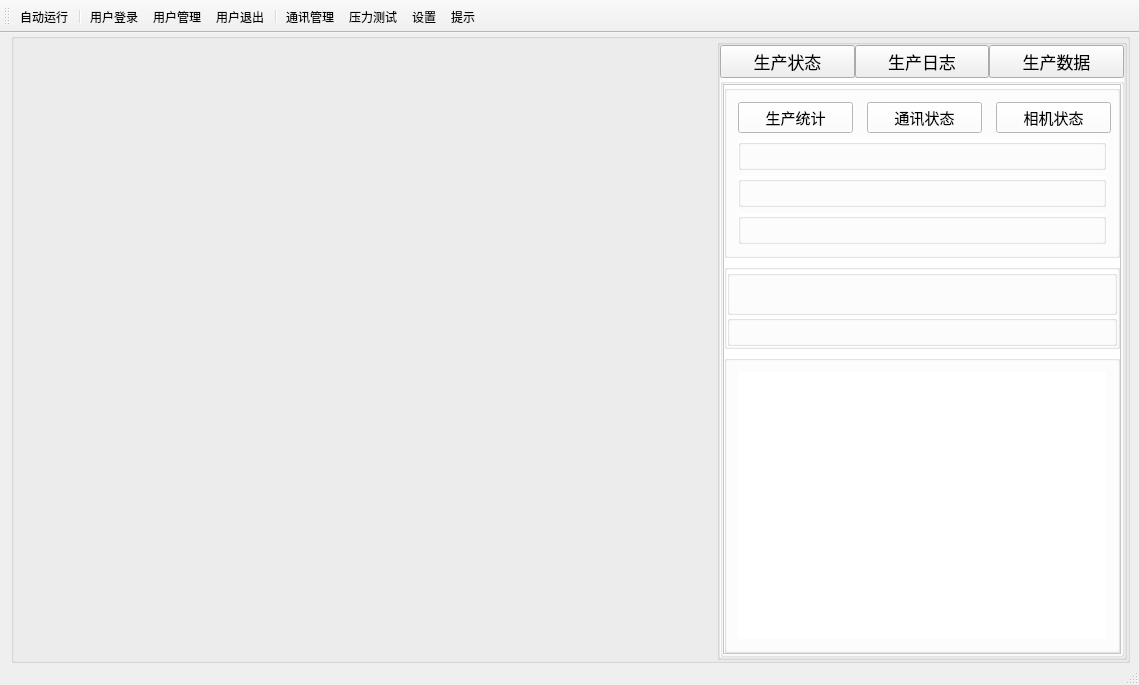
<?xml version="1.0" encoding="UTF-8"?>
<ui version="4.0">
 <class>MainWindows</class>
 <widget class="QMainWindow" name="MainWindows">
  <property name="geometry">
   <rect>
    <x>0</x>
    <y>0</y>
    <width>1139</width>
    <height>685</height>
   </rect>
  </property>
  <property name="windowTitle">
   <string>QTandOpencv</string>
  </property>
  <property name="windowIcon">
   <iconset>
    <normaloff>myfile/mydrawing.png</normaloff>myfile/mydrawing.png</iconset>
  </property>
  <widget class="QWidget" name="centralWidget">
   <property name="styleSheet">
    <string notr="true"/>
   </property>
   <layout class="QHBoxLayout" name="horizontalLayout_2">
    <property name="spacing">
     <number>0</number>
    </property>
    <property name="topMargin">
     <number>0</number>
    </property>
    <property name="rightMargin">
     <number>9</number>
    </property>
    <property name="bottomMargin">
     <number>0</number>
    </property>
    <item>
     <widget class="QGroupBox" name="groupBox_left">
      <property name="minimumSize">
       <size>
        <width>0</width>
        <height>0</height>
       </size>
      </property>
      <property name="title">
       <string/>
      </property>
      <layout class="QGridLayout" name="gridLayout_3">
       <property name="leftMargin">
        <number>0</number>
       </property>
       <property name="topMargin">
        <number>0</number>
       </property>
       <property name="rightMargin">
        <number>0</number>
       </property>
       <property name="bottomMargin">
        <number>0</number>
       </property>
       <property name="spacing">
        <number>0</number>
       </property>
       <item row="0" column="0">
        <layout class="QHBoxLayout" name="zzzlyout">
         <property name="spacing">
          <number>0</number>
         </property>
         <item>
          <widget class="QLabel" name="label">
           <property name="text">
            <string/>
           </property>
          </widget>
         </item>
        </layout>
       </item>
       <item row="0" column="1">
        <widget class="QGroupBox" name="groupBox_right">
         <property name="minimumSize">
          <size>
           <width>410</width>
           <height>0</height>
          </size>
         </property>
         <property name="maximumSize">
          <size>
           <width>410</width>
           <height>16777215</height>
          </size>
         </property>
         <property name="title">
          <string/>
         </property>
         <layout class="QGridLayout" name="gridLayout_2">
          <property name="leftMargin">
           <number>0</number>
          </property>
          <property name="topMargin">
           <number>0</number>
          </property>
          <property name="rightMargin">
           <number>0</number>
          </property>
          <property name="bottomMargin">
           <number>0</number>
          </property>
          <property name="spacing">
           <number>0</number>
          </property>
          <item row="1" column="0">
           <widget class="QGroupBox" name="groupBox_3">
            <property name="styleSheet">
             <string notr="true">background-color: rgb(255, 255, 255);</string>
            </property>
            <property name="title">
             <string/>
            </property>
            <layout class="QGridLayout" name="gridLayout_4">
             <property name="leftMargin">
              <number>0</number>
             </property>
             <property name="topMargin">
              <number>0</number>
             </property>
             <property name="rightMargin">
              <number>0</number>
             </property>
             <property name="bottomMargin">
              <number>0</number>
             </property>
             <item row="0" column="0">
              <widget class="QScrollArea" name="scrollArea">
               <property name="widgetResizable">
                <bool>true</bool>
               </property>
               <widget class="QWidget" name="scrollAreaWidgetContents">
                <property name="geometry">
                 <rect>
                  <x>0</x>
                  <y>0</y>
                  <width>404</width>
                  <height>548</height>
                 </rect>
                </property>
                <layout class="QGridLayout" name="gridLayout">
                 <property name="leftMargin">
                  <number>0</number>
                 </property>
                 <property name="topMargin">
                  <number>0</number>
                 </property>
                 <property name="rightMargin">
                  <number>0</number>
                 </property>
                 <property name="bottomMargin">
                  <number>0</number>
                 </property>
                 <item row="2" column="0">
                  <widget class="QGroupBox" name="groupBox_textdisplay">
                   <property name="styleSheet">
                    <string notr="true">background-color: rgb(255, 255, 255);</string>
                   </property>
                   <property name="title">
                    <string/>
                   </property>
                   <layout class="QGridLayout" name="gridLayout_5">
                    <item row="0" column="0">
                     <widget class="QPlainTextEdit" name="textdisplay">
                      <property name="enabled">
                       <bool>true</bool>
                      </property>
                      <property name="minimumSize">
                       <size>
                        <width>350</width>
                        <height>0</height>
                       </size>
                      </property>
                      <property name="font">
                       <font>
                        <pointsize>11</pointsize>
                       </font>
                      </property>
                      <property name="frameShape">
                       <enum>QFrame::NoFrame</enum>
                      </property>
                      <property name="readOnly">
                       <bool>true</bool>
                      </property>
                     </widget>
                    </item>
                   </layout>
                  </widget>
                 </item>
                 <item row="0" column="0">
                  <widget class="QGroupBox" name="groupBox_state">
                   <property name="minimumSize">
                    <size>
                     <width>350</width>
                     <height>0</height>
                    </size>
                   </property>
                   <property name="styleSheet">
                    <string notr="true">background-color: rgb(255, 255, 255);</string>
                   </property>
                   <property name="title">
                    <string/>
                   </property>
                   <layout class="QGridLayout" name="gridLayout_6">
                    <item row="0" column="0">
                     <layout class="QHBoxLayout" name="horizontalLayout">
                      <property name="spacing">
                       <number>19</number>
                      </property>
                      <item>
                       <widget class="QPushButton" name="btnPruduction">
                        <property name="minimumSize">
                         <size>
                          <width>115</width>
                          <height>0</height>
                         </size>
                        </property>
                        <property name="maximumSize">
                         <size>
                          <width>16777215</width>
                          <height>16777215</height>
                         </size>
                        </property>
                        <property name="font">
                         <font>
                          <pointsize>11</pointsize>
                         </font>
                        </property>
                        <property name="cursor">
                         <cursorShape>ArrowCursor</cursorShape>
                        </property>
                        <property name="text">
                         <string>生产统计</string>
                        </property>
                        <property name="icon">
                         <iconset>
                          <normaloff>myfile/images/Mabe/cart.jpg</normaloff>myfile/images/Mabe/cart.jpg</iconset>
                        </property>
                        <property name="iconSize">
                         <size>
                          <width>20</width>
                          <height>20</height>
                         </size>
                        </property>
                        <property name="checkable">
                         <bool>true</bool>
                        </property>
                        <property name="checked">
                         <bool>false</bool>
                        </property>
                        <property name="autoExclusive">
                         <bool>true</bool>
                        </property>
                       </widget>
                      </item>
                      <item>
                       <widget class="QPushButton" name="btnCommunication">
                        <property name="minimumSize">
                         <size>
                          <width>115</width>
                          <height>0</height>
                         </size>
                        </property>
                        <property name="font">
                         <font>
                          <pointsize>11</pointsize>
                         </font>
                        </property>
                        <property name="cursor">
                         <cursorShape>ArrowCursor</cursorShape>
                        </property>
                        <property name="mouseTracking">
                         <bool>false</bool>
                        </property>
                        <property name="text">
                         <string>通讯状态</string>
                        </property>
                        <property name="icon">
                         <iconset>
                          <normaloff>myfile/images/signal.jpg</normaloff>myfile/images/signal.jpg</iconset>
                        </property>
                        <property name="iconSize">
                         <size>
                          <width>20</width>
                          <height>20</height>
                         </size>
                        </property>
                        <property name="checkable">
                         <bool>true</bool>
                        </property>
                        <property name="autoExclusive">
                         <bool>true</bool>
                        </property>
                       </widget>
                      </item>
                      <item>
                       <widget class="QPushButton" name="btnCammer">
                        <property name="minimumSize">
                         <size>
                          <width>115</width>
                          <height>0</height>
                         </size>
                        </property>
                        <property name="font">
                         <font>
                          <pointsize>11</pointsize>
                         </font>
                        </property>
                        <property name="cursor">
                         <cursorShape>ArrowCursor</cursorShape>
                        </property>
                        <property name="text">
                         <string>相机状态</string>
                        </property>
                        <property name="icon">
                         <iconset>
                          <normaloff>myfile/images/camera.jpg</normaloff>myfile/images/camera.jpg</iconset>
                        </property>
                        <property name="iconSize">
                         <size>
                          <width>20</width>
                          <height>20</height>
                         </size>
                        </property>
                        <property name="checkable">
                         <bool>true</bool>
                        </property>
                        <property name="autoExclusive">
                         <bool>true</bool>
                        </property>
                       </widget>
                      </item>
                     </layout>
                    </item>
                    <item row="1" column="0">
                     <widget class="QGroupBox" name="groupBox_Camer">
                      <property name="title">
                       <string/>
                      </property>
                      <layout class="QGridLayout" name="gridLayout_7"/>
                     </widget>
                    </item>
                    <item row="2" column="0">
                     <widget class="QGroupBox" name="groupBox_Comunication">
                      <property name="title">
                       <string/>
                      </property>
                      <layout class="QGridLayout" name="gridLayout_8"/>
                     </widget>
                    </item>
                    <item row="3" column="0">
                     <widget class="QGroupBox" name="groupBox_production">
                      <property name="title">
                       <string/>
                      </property>
                      <layout class="QGridLayout" name="gridLayout_9"/>
                     </widget>
                    </item>
                   </layout>
                  </widget>
                 </item>
                 <item row="1" column="0">
                  <widget class="QGroupBox" name="groupBox_data">
                   <property name="styleSheet">
                    <string notr="true">background-color: rgb(255, 255, 255);</string>
                   </property>
                   <property name="title">
                    <string/>
                   </property>
                   <layout class="QGridLayout" name="gridLayout_10">
                    <property name="leftMargin">
                     <number>0</number>
                    </property>
                    <property name="topMargin">
                     <number>0</number>
                    </property>
                    <property name="rightMargin">
                     <number>0</number>
                    </property>
                    <property name="bottomMargin">
                     <number>0</number>
                    </property>
                    <property name="spacing">
                     <number>0</number>
                    </property>
                    <item row="0" column="0">
                     <widget class="QGroupBox" name="groupBox_databtn">
                      <property name="minimumSize">
                       <size>
                        <width>0</width>
                        <height>45</height>
                       </size>
                      </property>
                      <property name="maximumSize">
                       <size>
                        <width>999999</width>
                        <height>45</height>
                       </size>
                      </property>
                      <property name="title">
                       <string/>
                      </property>
                     </widget>
                    </item>
                    <item row="1" column="0">
                     <widget class="QGroupBox" name="groupBox_datatable">
                      <property name="title">
                       <string/>
                      </property>
                     </widget>
                    </item>
                   </layout>
                  </widget>
                 </item>
                </layout>
               </widget>
              </widget>
             </item>
            </layout>
           </widget>
          </item>
          <item row="0" column="0">
           <layout class="QHBoxLayout" name="horizontalLayout_3" stretch="0,0,0">
            <property name="spacing">
             <number>0</number>
            </property>
            <item>
             <widget class="QPushButton" name="production">
              <property name="font">
               <font>
                <pointsize>13</pointsize>
               </font>
              </property>
              <property name="cursor">
               <cursorShape>ArrowCursor</cursorShape>
              </property>
              <property name="contextMenuPolicy">
               <enum>Qt::DefaultContextMenu</enum>
              </property>
              <property name="layoutDirection">
               <enum>Qt::LeftToRight</enum>
              </property>
              <property name="text">
               <string>生产状态</string>
              </property>
              <property name="icon">
               <iconset>
                <normaloff>myfile/images/Mabe/cards.jpg</normaloff>myfile/images/Mabe/cards.jpg</iconset>
              </property>
              <property name="iconSize">
               <size>
                <width>24</width>
                <height>24</height>
               </size>
              </property>
             </widget>
            </item>
            <item>
             <widget class="QPushButton" name="dayNoteBook">
              <property name="font">
               <font>
                <pointsize>13</pointsize>
               </font>
              </property>
              <property name="cursor">
               <cursorShape>ArrowCursor</cursorShape>
              </property>
              <property name="text">
               <string>生产日志</string>
              </property>
              <property name="icon">
               <iconset>
                <normaloff>myfile/images/Mabe/book-opened.jpg</normaloff>myfile/images/Mabe/book-opened.jpg</iconset>
              </property>
              <property name="iconSize">
               <size>
                <width>24</width>
                <height>24</height>
               </size>
              </property>
             </widget>
            </item>
            <item>
             <widget class="QPushButton" name="data">
              <property name="font">
               <font>
                <pointsize>13</pointsize>
               </font>
              </property>
              <property name="cursor">
               <cursorShape>ArrowCursor</cursorShape>
              </property>
              <property name="text">
               <string>生产数据</string>
              </property>
              <property name="icon">
               <iconset>
                <normaloff>myfile/images/Mabe/chart.jpg</normaloff>myfile/images/Mabe/chart.jpg</iconset>
              </property>
              <property name="iconSize">
               <size>
                <width>24</width>
                <height>24</height>
               </size>
              </property>
             </widget>
            </item>
           </layout>
          </item>
         </layout>
        </widget>
       </item>
      </layout>
     </widget>
    </item>
   </layout>
  </widget>
  <widget class="QMenuBar" name="menuBar">
   <property name="geometry">
    <rect>
     <x>0</x>
     <y>0</y>
     <width>1139</width>
     <height>23</height>
    </rect>
   </property>
  </widget>
  <widget class="QStatusBar" name="statusBar">
   <property name="sizeGripEnabled">
    <bool>true</bool>
   </property>
  </widget>
  <widget class="QToolBar" name="toolBar">
   <property name="windowTitle">
    <string>toolBar</string>
   </property>
   <property name="toolButtonStyle">
    <enum>Qt::ToolButtonTextUnderIcon</enum>
   </property>
   <attribute name="toolBarArea">
    <enum>TopToolBarArea</enum>
   </attribute>
   <attribute name="toolBarBreak">
    <bool>false</bool>
   </attribute>
   <addaction name="actionStart"/>
   <addaction name="separator"/>
   <addaction name="actionUserSign"/>
   <addaction name="actionUseradmini"/>
   <addaction name="actionExitSign"/>
   <addaction name="separator"/>
   <addaction name="actionCommunication"/>
   <addaction name="actionAllUseDemo"/>
   <addaction name="actionSetting"/>
   <addaction name="actionTips"/>
  </widget>
  <action name="actionCommunication">
   <property name="icon">
    <iconset>
     <normaloff>myfile/images/signal.jpg</normaloff>myfile/images/signal.jpg</iconset>
   </property>
   <property name="text">
    <string>Communication</string>
   </property>
   <property name="iconText">
    <string>通讯管理</string>
   </property>
   <property name="shortcut">
    <string>F6</string>
   </property>
  </action>
  <action name="actionUserSign">
   <property name="icon">
    <iconset>
     <normaloff>myfile/images/person.jpg</normaloff>myfile/images/person.jpg</iconset>
   </property>
   <property name="text">
    <string>UserSign</string>
   </property>
   <property name="iconText">
    <string>用户登录</string>
   </property>
   <property name="shortcut">
    <string>F2</string>
   </property>
  </action>
  <action name="actionExitSign">
   <property name="enabled">
    <bool>true</bool>
   </property>
   <property name="icon">
    <iconset>
     <normaloff>myfile/images/skull.jpg</normaloff>myfile/images/skull.jpg</iconset>
   </property>
   <property name="text">
    <string>ExitSign</string>
   </property>
   <property name="iconText">
    <string>用户退出</string>
   </property>
  </action>
  <action name="actionClose">
   <property name="icon">
    <iconset>
     <normaloff>myfile/images/power.jpg</normaloff>myfile/images/power.jpg</iconset>
   </property>
   <property name="text">
    <string>Close</string>
   </property>
  </action>
  <action name="actionUseradmini">
   <property name="icon">
    <iconset>
     <normaloff>myfile/images/people.jpg</normaloff>myfile/images/people.jpg</iconset>
   </property>
   <property name="text">
    <string>Useradmini</string>
   </property>
   <property name="iconText">
    <string>用户管理</string>
   </property>
  </action>
  <action name="actionSetting">
   <property name="icon">
    <iconset>
     <normaloff>myfile/images/settings.jpg</normaloff>myfile/images/settings.jpg</iconset>
   </property>
   <property name="text">
    <string>Setting</string>
   </property>
   <property name="iconText">
    <string>设置</string>
   </property>
   <property name="shortcut">
    <string>F3</string>
   </property>
  </action>
  <action name="actionTips">
   <property name="icon">
    <iconset>
     <normaloff>myfile/images/help.jpg</normaloff>myfile/images/help.jpg</iconset>
   </property>
   <property name="text">
    <string>Tips</string>
   </property>
   <property name="iconText">
    <string>提示</string>
   </property>
   <property name="shortcut">
    <string>F1</string>
   </property>
  </action>
  <action name="actionAllUseDemo">
   <property name="checkable">
    <bool>true</bool>
   </property>
   <property name="icon">
    <iconset>
     <normaloff>myfile/images/Mabe/anchor.jpg</normaloff>myfile/images/Mabe/anchor.jpg</iconset>
   </property>
   <property name="text">
    <string>AllUseDemo</string>
   </property>
   <property name="iconText">
    <string>压力测试</string>
   </property>
  </action>
  <action name="actionLanguage">
   <property name="icon">
    <iconset>
     <normaloff>myfile/images/language.jpg</normaloff>myfile/images/language.jpg</iconset>
   </property>
   <property name="text">
    <string>Language</string>
   </property>
   <property name="iconText">
    <string>语言</string>
   </property>
  </action>
  <action name="actionStart">
   <property name="checkable">
    <bool>true</bool>
   </property>
   <property name="icon">
    <iconset>
     <normaloff>myfile/images/play.jpg</normaloff>myfile/images/play.jpg</iconset>
   </property>
   <property name="text">
    <string>自动运行</string>
   </property>
   <property name="toolTip">
    <string>自动运行</string>
   </property>
  </action>
 </widget>
 <layoutdefault spacing="6" margin="11"/>
 <resources>
  <include location="QTandOpencv.qrc"/>
 </resources>
 <connections>
  <connection>
   <sender>actionClose</sender>
   <signal>triggered()</signal>
   <receiver>MainWindows</receiver>
   <slot>close()</slot>
   <hints>
    <hint type="sourcelabel">
     <x>-1</x>
     <y>-1</y>
    </hint>
    <hint type="destinationlabel">
     <x>610</x>
     <y>289</y>
    </hint>
   </hints>
  </connection>
 </connections>
 <slots>
  <slot>on_Usecv_clicked()</slot>
  <slot>on_Window_change()</slot>
  <slot>on_Why_clicked()</slot>
 </slots>
</ui>
